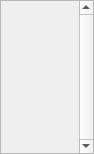
<?xml version="1.0" encoding="UTF-8"?>
<ui version="4.0">
 <class>ProcedureEditor</class>
 <widget class="QWidget" name="ProcedureEditor">
  <property name="geometry">
   <rect>
    <x>0</x>
    <y>0</y>
    <width>94</width>
    <height>154</height>
   </rect>
  </property>
  <property name="sizePolicy">
   <sizepolicy hsizetype="Expanding" vsizetype="Expanding">
    <horstretch>0</horstretch>
    <verstretch>0</verstretch>
   </sizepolicy>
  </property>
  <property name="font">
   <font>
    <pointsize>10</pointsize>
   </font>
  </property>
  <property name="windowTitle">
   <string>Form</string>
  </property>
  <layout class="QVBoxLayout" name="verticalLayout">
   <property name="spacing">
    <number>4</number>
   </property>
   <property name="leftMargin">
    <number>0</number>
   </property>
   <property name="topMargin">
    <number>0</number>
   </property>
   <property name="rightMargin">
    <number>0</number>
   </property>
   <property name="bottomMargin">
    <number>0</number>
   </property>
   <item>
    <widget class="ChartScrollArea" name="ProcedureScrollArea">
     <property name="sizePolicy">
      <sizepolicy hsizetype="Expanding" vsizetype="Expanding">
       <horstretch>0</horstretch>
       <verstretch>0</verstretch>
      </sizepolicy>
     </property>
     <property name="verticalScrollBarPolicy">
      <enum>Qt::ScrollBarAlwaysOn</enum>
     </property>
     <property name="horizontalScrollBarPolicy">
      <enum>Qt::ScrollBarAlwaysOff</enum>
     </property>
     <property name="sizeAdjustPolicy">
      <enum>QAbstractScrollArea::AdjustToContents</enum>
     </property>
     <property name="widgetResizable">
      <bool>true</bool>
     </property>
     <property name="alignment">
      <set>Qt::AlignCenter</set>
     </property>
     <widget class="QWidget" name="scrollAreaWidgetContents">
      <property name="geometry">
       <rect>
        <x>0</x>
        <y>0</y>
        <width>79</width>
        <height>152</height>
       </rect>
      </property>
      <property name="sizePolicy">
       <sizepolicy hsizetype="Minimum" vsizetype="Expanding">
        <horstretch>0</horstretch>
        <verstretch>0</verstretch>
       </sizepolicy>
      </property>
     </widget>
    </widget>
   </item>
  </layout>
 </widget>
 <customwidgets>
  <customwidget>
   <class>ChartScrollArea</class>
   <extends>QScrollArea</extends>
   <header>gui/charts/chartscrollarea.hui</header>
   <container>1</container>
  </customwidget>
 </customwidgets>
 <resources>
  <include location="main.qrc"/>
 </resources>
 <connections/>
</ui>
